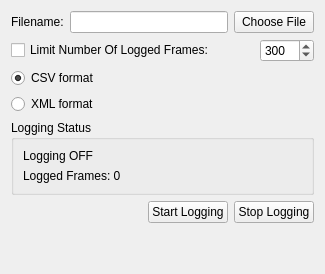
     <widget class="QWidget" name="tab_5">
      <attribute name="title">
       <string>Logging</string>
      </attribute>
      <layout class="QVBoxLayout" name="verticalLayout_51">
       <item>
        <layout class="QHBoxLayout" name="horizontalLayout_51">
         <item>
          <widget class="QLabel" name="label_51">
           <property name="text">
            <string>Filename:</string>
           </property>
          </widget>
         </item>
         <item>
          <widget class="QLineEdit" name="m_LoggingFileName"/>
         </item>
         <item>
          <widget class="QPushButton" name="m_ChooseFile">
           <property name="text">
            <string>Choose File</string>
           </property>
          </widget>
         </item>
        </layout>
       </item>
       <item>
        <layout class="QHBoxLayout" name="horizontalLayout_52">
         <item>
          <widget class="QCheckBox" name="m_LoggingLimit">
           <property name="text">
            <string>Limit Number Of Logged Frames:</string>
           </property>
          </widget>
         </item>
         <item>
          <spacer name="horizontalSpacer_51">
           <property name="orientation">
            <enum>Qt::Horizontal</enum>
           </property>
           <property name="sizeHint" stdset="0">
            <size>
             <width>40</width>
             <height>20</height>
            </size>
           </property>
          </spacer>
         </item>
         <item>
          <widget class="QSpinBox" name="m_LoggedFramesLimit">
           <property name="minimum">
            <number>1</number>
           </property>
           <property name="maximum">
            <number>9999</number>
           </property>
           <property name="value">
            <number>300</number>
           </property>
          </widget>
         </item>
        </layout>
       </item>
       <item>
        <widget class="QRadioButton" name="m_csvFormat">
         <property name="text">
          <string>CSV format</string>
         </property>
         <property name="checked">
          <bool>true</bool>
         </property>
        </widget>
       </item>
       <item>
        <widget class="QRadioButton" name="m_xmlFormat">
         <property name="text">
          <string>XML format</string>
         </property>
        </widget>
       </item>
       <item>
        <widget class="QGroupBox" name="groupBox_51">
         <property name="title">
          <string>Logging Status</string>
         </property>
         <layout class="QVBoxLayout" name="verticalLayout_52">
          <item>
           <widget class="QLabel" name="m_LoggingLabel">
            <property name="text">
             <string>Logging OFF</string>
            </property>
           </widget>
          </item>
          <item>
           <widget class="QLabel" name="m_LoggedFramesLabel">
            <property name="text">
             <string>Logged Frames: 0</string>
            </property>
           </widget>
          </item>
         </layout>
        </widget>
       </item>
       <item>
        <layout class="QHBoxLayout" name="horizontalLayout_53">
         <item>
          <spacer name="horizontalSpacer_52">
           <property name="orientation">
            <enum>Qt::Horizontal</enum>
           </property>
           <property name="sizeHint" stdset="0">
            <size>
             <width>40</width>
             <height>20</height>
            </size>
           </property>
          </spacer>
         </item>
         <item>
          <widget class="QPushButton" name="m_StartLogging">
           <property name="text">
            <string>Start Logging</string>
           </property>
          </widget>
         </item>
         <item>
          <widget class="QPushButton" name="m_StopLogging">
           <property name="text">
            <string>Stop Logging</string>
           </property>
          </widget>
         </item>
        </layout>
       </item>
       <item>
        <spacer name="verticalSpacer_52">
         <property name="orientation">
          <enum>Qt::Vertical</enum>
         </property>
         <property name="sizeHint" stdset="0">
          <size>
           <width>20</width>
           <height>40</height>
          </size>
         </property>
        </spacer>
       </item>
      </layout>
     </widget>
